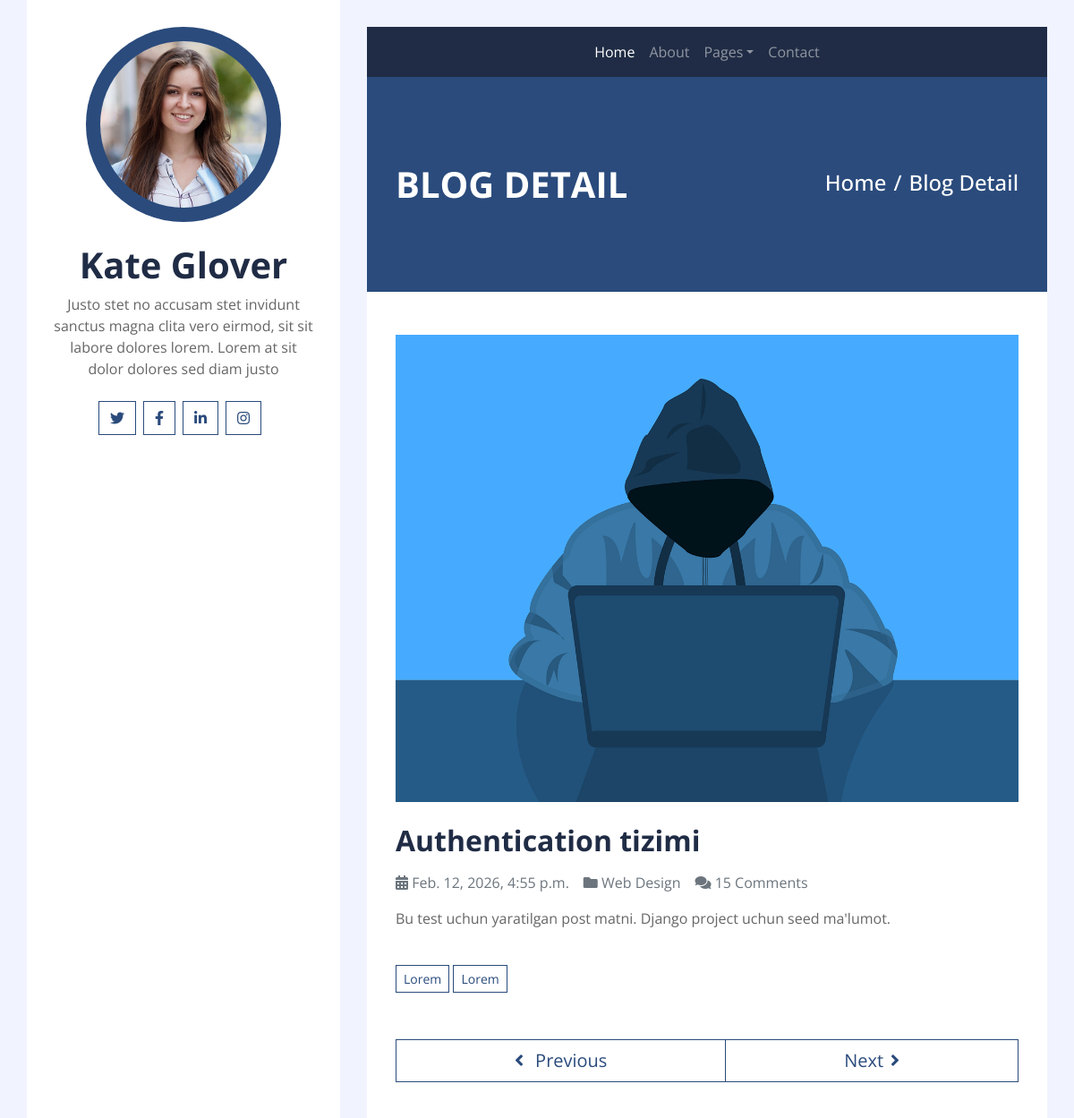
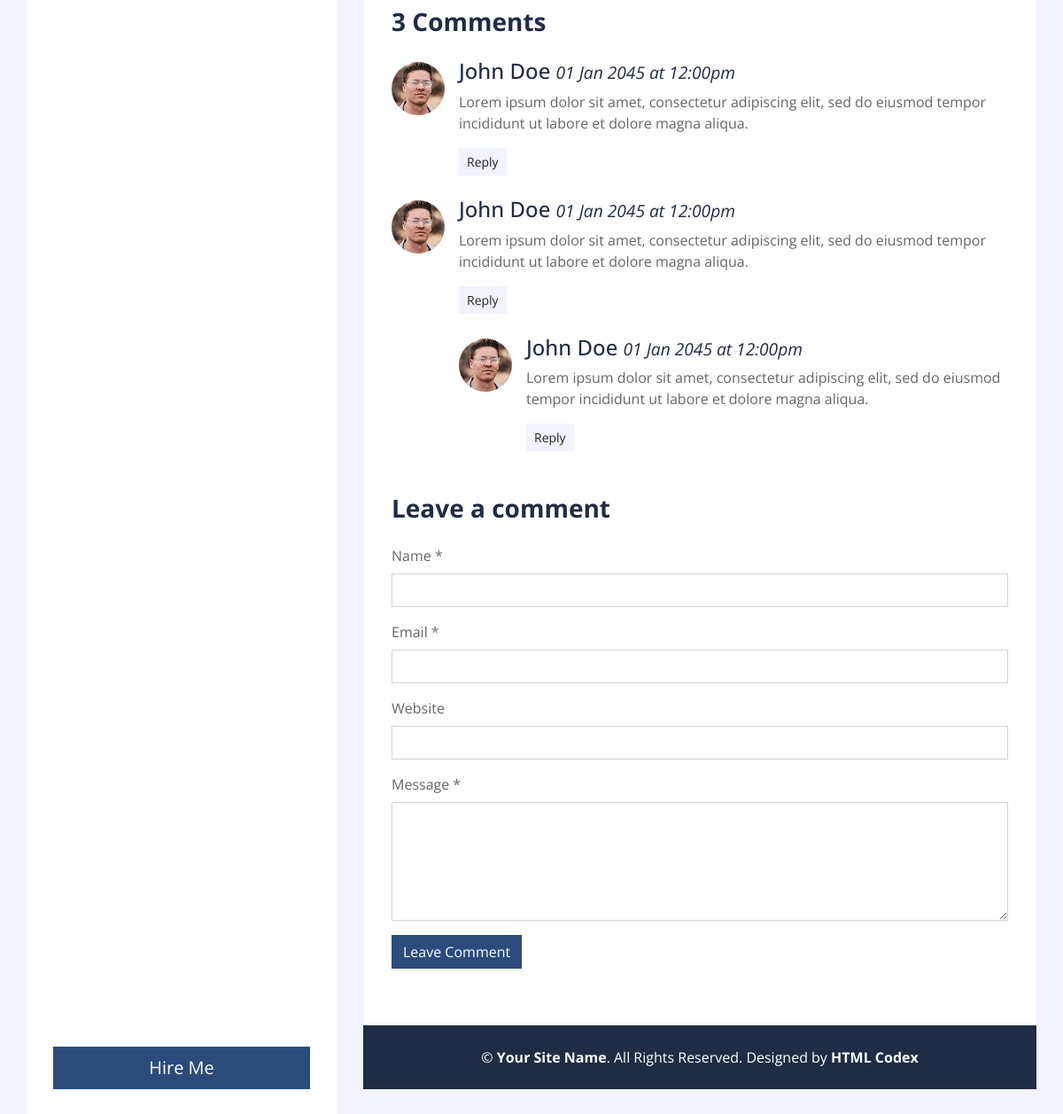
The app's page /single/7/ with its own data (2 pictures, top to bottom).
### blog/models.py (models this page shows, shortened)
class Post(models.Model):
    class Status(models.TextChoices):
        DRAFT = 'DF', 'Draft'
        PUBLISHED = 'PB', 'Published'
    title = models.CharField(max_length=255)
    body = models.TextField()
    image = models.ImageField(upload_to='post-image/')
    publish = models.DateTimeField(default=timezone.now)
    created_at = models.DateTimeField(auto_now_add=True)
    updated_at = models.DateTimeField(auto_now=True)
    author = models.ForeignKey(
        User,
        on_delete=models.CASCADE
    )
    status = models.CharField(
        max_length=2,
        choices=Status.choices,
        default=Status.DRAFT
    )
    objects = models.Manager()
    published = PublishedManager()
    class Meta:
        ordering = ['-publish']
        indexes = [
            models.Index(fields=['-publish']),
        ]

### blog/views.py (the view)
# urls.py: path('single/<int:id>/', single, name='single'),
def single(request, id):
    post = get_object_or_404(
        Post,
        id=id,
        status=Post.Status.PUBLISHED
    )
    context = {
        'post': post
    }
    return render(request, 'single.html', context=context)

### templates/single.html
{% extends 'base.html' %}
{% load static %}
{% block content %}
            <div class="container py-5 px-2 bg-primary">
                <div class="row py-5 px-4">
                    <div class="col-sm-6 text-center text-md-left">
                        <h1 class="mb-3 mb-md-0 text-white text-uppercase font-weight-bold">Blog Detail</h1>
                    </div>
                    <div class="col-sm-6 text-center text-md-right">
                        <div class="d-inline-flex pt-2">
                            <h4 class="m-0 text-white"><a class="text-white" href="">Home</a></h4>
                            <h4 class="m-0 text-white px-2">/</h4>
                            <h4 class="m-0 text-white">Blog Detail</h4>
                        </div>
                    </div>
                </div>
            </div>
            <div class="container py-5 px-2 bg-white">
                <div class="row px-4">
                    <div class="col-12">
                        <img class="img-fluid mb-4" src="{{ post.image.url }}" alt="Image">
                        <h2 class="mb-3 font-weight-bold">{{ post.title }}</h2>
                        <div class="d-flex">
                            <p class="mr-3 text-muted"><i class="fa fa-calendar-alt"></i> {{ post.updated_at }}</p>
                            <p class="mr-3 text-muted"><i class="fa fa-folder"></i> Web Design</p>
                            <p class="mr-3 text-muted"><i class="fa fa-comments"></i> 15 Comments</p>
                        </div>
                        <p>
                            {{ post.body }}
                        </p>
                    </div>
                    <div class="col-12 py-4">
                        <a href="" class="btn btn-sm btn-outline-primary mb-1">Lorem</a>
                        <a href="" class="btn btn-sm btn-outline-primary mb-1">Lorem</a>
                    </div>
                    <div class="col-12 py-4">
                        <div class="btn-group btn-group-lg w-100">
                            <button type="button" class="btn btn-outline-primary"><i class="fa fa-angle-left mr-2"></i> Previous</button>
                            <button type="button" class="btn btn-outline-primary">Next<i class="fa fa-angle-right ml-2"></i></button>
                        </div>
                    </div>
                    <div class="col-12 py-4">
                        <h3 class="mb-4 font-weight-bold">3 Comments</h3>
                        <div class="media mb-4">
                            <img src="{% static 'img/user.jpg' %}" alt="Image" class="mr-3 mt-1 rounded-circle" style="width:60px;">
                            <div class="media-body">
                                <h4>John Doe <small><i>01 Jan 2045 at 12:00pm</i></small></h4>
                                <p>Lorem ipsum dolor sit amet, consectetur adipiscing elit, sed do eiusmod tempor incididunt ut labore et dolore magna aliqua.
                                </p>
                                <button class="btn btn-sm btn-light">Reply</button>
                            </div>
                        </div>
                        <div class="media mb-4">
                            <img src="{% static 'img/user.jpg' %}" alt="Image" class="mr-3 mt-1 rounded-circle"
                                style="width:60px;">
                            <div class="media-body">
                                <h4>John Doe <small><i>01 Jan 2045 at 12:00pm</i></small></h4>
                                <p>Lorem ipsum dolor sit amet, consectetur adipiscing elit, sed do eiusmod tempor incididunt ut labore et dolore magna aliqua.
                                </p>
                                <button class="btn btn-sm btn-light">Reply</button>
                                <div class="media mt-4">
                                    <img src="{% static 'img/user.jpg' %}" alt="Image" class="mr-3 mt-1 rounded-circle"
                                        style="width:60px;">
                                    <div class="media-body">
                                        <h4>John Doe <small><i>01 Jan 2045 at 12:00pm</i></small></h4>
                                        <p>Lorem ipsum dolor sit amet, consectetur adipiscing elit, sed do eiusmod tempor incididunt ut labore et dolore magna aliqua.
                                        </p>
                                        <button class="btn btn-sm btn-light">Reply</button>
                                    </div>
                                </div>
                            </div>
                        </div>
                    </div>
                    <div class="col-12">
                        <h3 class="mb-4 font-weight-bold">Leave a comment</h3>
                        <form>
                            <div class="form-group">
                                <label for="name">Name *</label>
                                <input type="text" class="form-control" id="name">
                            </div>
                            <div class="form-group">
                                <label for="email">Email *</label>
                                <input type="email" class="form-control" id="email">
                            </div>
                            <div class="form-group">
                                <label for="website">Website</label>
                                <input type="url" class="form-control" id="website">
                            </div>
                            <div class="form-group">
                                <label for="message">Message *</label>
                                <textarea id="message" cols="30" rows="5" class="form-control"></textarea>
                            </div>
                            <div class="form-group">
                                <input type="submit" value="Leave Comment" class="btn btn-primary">
                            </div>
                        </form>
                    </div>
                </div>
            </div>
{% endblock %}

### records on screen
Post: image (picture), title "Authentication tizimi", updated_at "Feb. 12, 2026, 4:55 p.m.", body "Bu test uchun yaratilgan post matni. Django project uchun seed ma'lumot."
